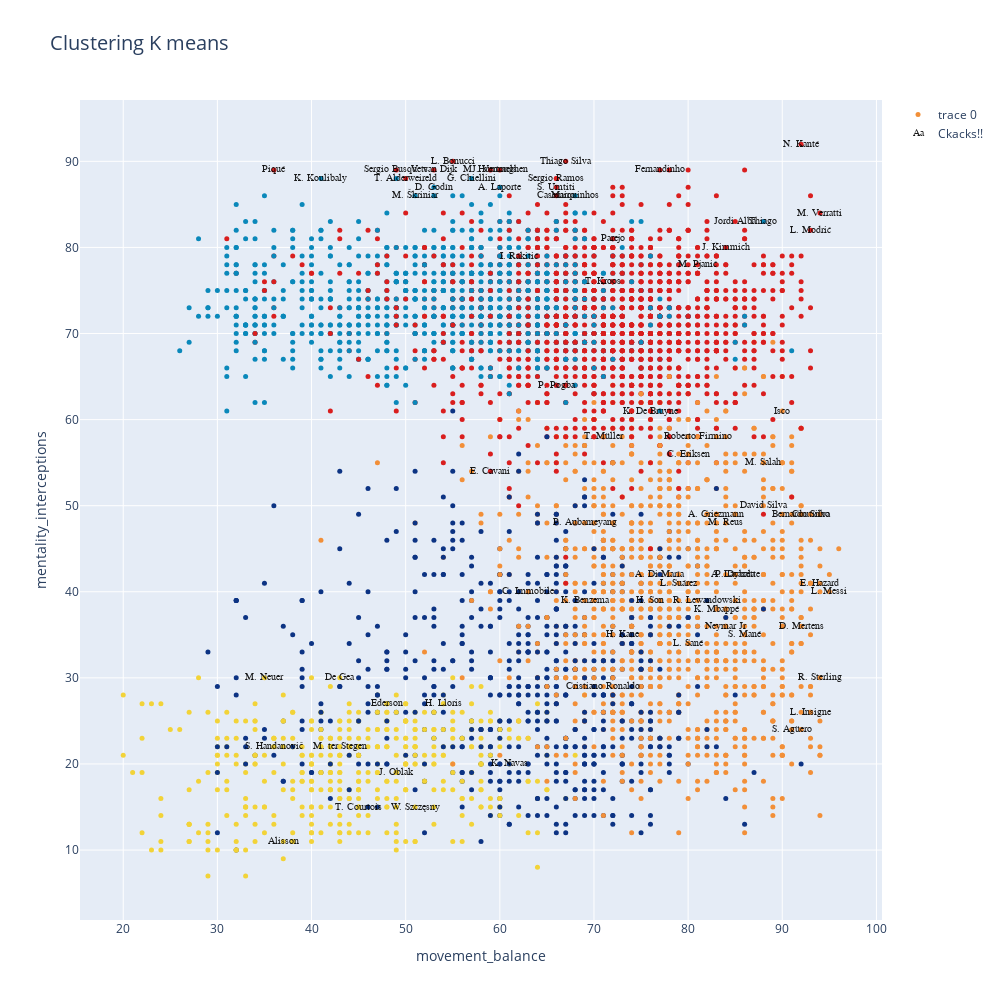

Write notebook code for a chart like this one.
### Markdown cell above
**Graficamos el resultado kmedias con la cantidad de clases elegida: Visualizamos de a dos variables por vez**

### Code cell
data=[]
bool_crack=df_n["overall"] > 85
bool_no_crack=df_n["overall"]<86


#Eligo dos números entre 0 y  de n_skills-1
skill_1='movement_balance'
skill_2='mentality_interceptions'

#skill_1='defending_sliding_tackle'
#skill_2='attacking_short_passing'


kmean_clusters = go.Scatter(x=df_skills[skill_1], y=df_skills[skill_2],
                           mode='markers',
                        text=df_n.loc[:,'short_name'],
                           marker=dict(
                                size=5,
                                color = clusters.astype(np.float), #set color equal to a variable
                                colorscale='Portland',
                                showscale=False)
                           )

crack =go.Scatter(x=df_skills.loc[bool_crack,skill_1], y=df_skills.loc[bool_crack,skill_2],name='Ckacks!!',
                      text=df_n.loc[bool_crack,'short_name'],
                      textfont=dict(family='sans serif',size=10,color='black'),
                      opacity=0.9,mode='text')

data=[kmean_clusters,crack]

layout = go.Layout(title="Clustering K means ",titlefont=dict(size=20),
                xaxis=dict(title=skill_1),
                yaxis=dict(title=skill_2),
                autosize=False, width=1000,height=1000)

fig = go.Figure(data=data, layout=layout)

iplot(fig)

### Figure 1 — Plotly figure (JSON) as saved in the notebook; plotly's stock layout.template omitted (floating-point values rounded to 4 significant figures; data arrays with more than 128 entries replaced by an {"elided": "..."} marker saying what was removed)
{"data": [{"marker": {"color": {"elided": "4756 int values"}, "colorscale": [[0, "rgb(12,51,131)"], [0.25, "rgb(10,136,186)"], [0.5, "rgb(242,211,56)"], [0.75, "rgb(242,143,56)"], [1, "rgb(217,30,30)"]], "showscale": false, "size": 5}, "mode": "markers", "text": {"elided": "4756 str values"}, "type": "scatter", "x": {"elided": "4756 int values"}, "y": {"elided": "4756 int values"}}, {"mode": "text", "name": "Ckacks!!", "opacity": 0.9, "text": ["L. Messi", "Cristiano Ronaldo", "Neymar Jr", "J. Oblak", "E. Hazard", "K. De Bruyne", "M. ter Stegen", "V. van Dijk", "L. Modrić", "M. Salah", "K. Mbappé", "K. Koulibaly", "H. Kane", "Alisson", "De Gea", "N. Kanté", "G. Chiellini", "S. Agüero", "Sergio Ramos", "L. Suárez", "R. Lewandowski", "Sergio Busquets", "A. Griezmann", "P. Dybala", "P. Pogba", "Ederson", "R. Sterling", "C. Eriksen", "T. Courtois", "Piqué", "S. Handanovič", "M. Neuer", "H. Lloris", "David Silva", "E. Cavani", "D. Godín", "T. Kroos", "M. Reus", "P. Aubameyang", "S. Mané", "A. Laporte", "Bernardo Silva", "Casemiro", "H. Son", "Fernandinho", "Thiago Silva", "K. Benzema", "J. Vertonghen", "D. Mertens", "M. Hummels", "T. Alderweireld", "Jordi Alba", "Thiago", "K. Navas", "L. Insigne", "L. Sané", "Marquinhos", "M. Škriniar", "M. Verratti", "S. Umtiti", "W. Szczęsny", "J. Kimmich", "Isco", "Roberto Firmino", "I. Rakitić", "M. Pjanić", "A. Di María", "L. Bonucci", "Coutinho", "Parejo", "T. Müller", "C. Immobile", "A. Lacazette"], "textfont": {"color": "black", "family": "sans serif", "size": 10}, "type": "scatter", "x": [95, 71, 84, 49, 94, 76, 43, 53, 93, 88, 83, 41, 73, 37, 43, 92, 57, 91, 66, 79, 82, 49, 83, 85, 66, 48, 94, 80, 45, 36, 36, 35, 54, 88, 59, 53, 71, 84, 69, 86, 60, 92, 66, 76, 77, 67, 69, 60, 92, 59, 50, 85, 88, 61, 93, 80, 68, 51, 94, 66, 51, 84, 90, 81, 62, 81, 77, 55, 93, 72, 71, 63, 85], "y": [40, 29, 36, 19, 41, 61, 22, 89, 82, 55, 38, 88, 35, 11, 30, 92, 88, 24, 88, 41, 39, 89, 49, 42, 64, 27, 30, 56, 15, 89, 22, 30, 27, 50, 54, 87, 76, 48, 48, 35, 87, 49, 86, 39, 89, 90, 39, 89, 36, 89, 88, 83, 83, 20, 26, 34, 86, 86, 84, 87, 15, 80, 61, 58, 79, 78, 42, 90, 49, 81, 58, 40, 42]}], "layout": {"autosize": false, "height": 1000, "title": {"font": {"size": 20}, "text": "Clustering K means "}, "width": 1000, "xaxis": {"title": {"text": "movement_balance"}}, "yaxis": {"title": {"text": "mentality_interceptions"}}}}
